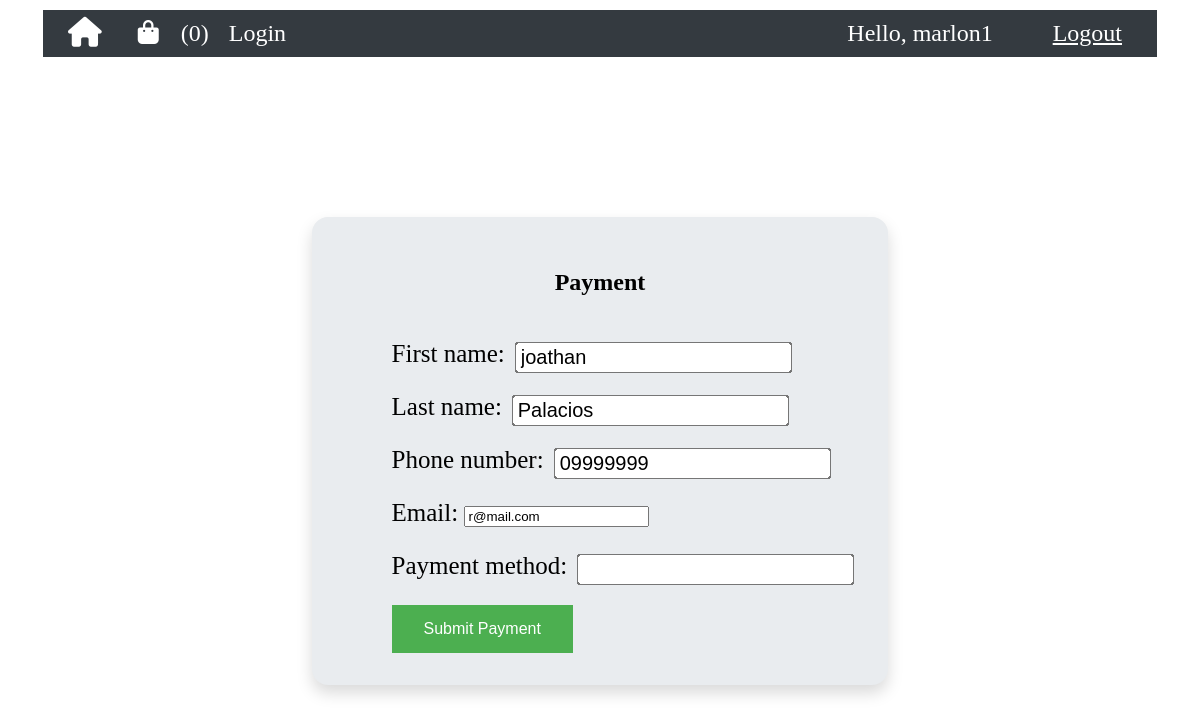
The page /payment/ (signed in) on the database its author committed.
### book_store_arboleda/models.py (models this page shows, shortened)
class Customer(models.Model):
    user = models.OneToOneField(User, on_delete=models.CASCADE, unique=True)
    first_name = models.CharField(max_length=100)
    last_name = models.CharField(max_length=100)
    phone_number = models.CharField(max_length=20)
    email = models.EmailField()

### book_store_arboleda/views.py (the view)
# urls.py: path('payment/', views.payment, name='payment'),
@login_required
def payment(request):
    customer_form = CreateCustomerForm()
    if request.method == 'POST':
        payment_form = PaymentForm(request.POST)
        customer_form = CreateCustomerForm(request.POST)
        if payment_form.is_valid() and customer_form.is_valid():
            payment = payment_form.save(commit=False)
            try:
                existing_customer = Customer.objects.get(user=request.user)
                existing_customer.first_name = customer_form.cleaned_data['first_name']
                existing_customer.last_name = customer_form.cleaned_data['last_name']
                existing_customer.phone_number = customer_form.cleaned_data['phone_number']
                existing_customer.email = customer_form.cleaned_data['email']
                existing_customer.save()
                customer = existing_customer
            except Customer.DoesNotExist:
                customer = customer_form.save(commit=False)
                customer.user = request.user
                customer.save()
            payment.customer = customer
            payment.save()
            inventory(request, customer.id)
            return redirect('invoice', payment_id=payment.id, customer_id=customer.id)
    else:
        payment_form = PaymentForm()
        try:
            existing_customer = Customer.objects.get(user=request.user)
            initial_data = {
                'first_name': existing_customer.first_name,
                'last_name': existing_customer.last_name,
                'phone_number': existing_customer.phone_number,
                'email': existing_customer.email,
            }
            customer_form = CreateCustomerForm(initial=initial_data)
        except Customer.DoesNotExist:
            pass
    context = {
        'payment_form': payment_form,
        'customer_form': customer_form
    }
    return render(request, 'book_store_arboleda/payment.html', context)

### book_store_arboleda/forms.py (shortened to what this page needs)
class PaymentForm(ModelForm):
    class Meta:
        model = Payment
        fields = ['payment_method']

class CreateCustomerForm(forms.ModelForm):
    class Meta:
        model = Customer
        fields = ['first_name', 'last_name', 'phone_number', 'email']

### book_store_arboleda/templates/book_store_arboleda/payment.html (shortened to what this page needs)
{% extends "book_store_arboleda/base.html" %}
{% load static%}
{% block css %}
<link rel="stylesheet" type="text/css" href="{% static 'css/book_store_arboleda/paymentInfo.css' %}">
{% endblock %}
{% block content %}
<div class="container">
    <div class="jumbotron">
        <div class="title">
            <h2>Payment</h2>
        </div>
        <form method="POST" action="">
            <div class="form-group">
                {{customer_form.as_p}}
                {{ payment_form.as_p }}
            </div>
            <button type="submit" class="button">Submit Payment</button>
        </form>
    </div>
</div>
{% endblock %}

### book_store_arboleda/templates/book_store_arboleda/navbar.html (shortened to what this page needs)
<!DOCTYPE html>
<html lang="en">
<head>
{% load static %}
{% block css %}
<link rel="stylesheet" type="text/css" href="{% static 'css/book_store_arboleda/navbar1.css' %}">
{% endblock %}
</head>
<body>
{% block content %}
  <nav class="navbar">
    <ul>
      <li><a class="nav-link" href="{% url 'home' %}"><i class="fa-solid fa-home fa-lg"></i></a></li>
      {% if request.user.is_staff %}
      <li><a class="nav-link" href="{% url 'addbook' %}">Add Books</a></li>
      {% else %}
        <li><a class="nav-link" href="{% url 'viewcart' %}"><i class="fa-solid fa-bag-shopping"></i></a>
          {% if request.user.is_authenticated %}
            {% if cart %}
              <span class="book-count">({{ cart.book_count }})</span>
            {% else %}
              <span class="book-count">(0)</span>
            {% endif %}
          {% endif %}
        </li>
      {% endif %}
      <li><a class="nav-link" href="{% url 'login' %}">Login</a></li>
    </ul>
    <div class="navbar-right">
      <span class="hello-msg">Hello, {{ request.user }}</span>
      <span><a class="hello-msg" href="{% url 'logout' %}">Logout</a></span>
    </div>
  </nav>
{% endblock %}
</body>
</html>

### static/css/book_store_arboleda/paymentInfo.css (style rules this page uses)
.container { display: flex; align-items: center; justify-content: center; height: 100vh; }
.jumbotron { background-color: #e9ecef; padding: 2rem 5rem; margin-bottom: 2rem; border-radius: 1rem; box-shadow: 0 .5rem 1rem rgba(0,0,0,.15); }
.button { background-color: #4CAF50; border: none; color: white; padding: 15px 32px; text-align: center; text-decoration: none; display: inline-block; font-size: 16px; }
.form-group { font-size: 25px; font-family: 'Times New Roman', Times, serif; }
.form-group input[type="text"] { transform: scale(1.5); margin-left: 50px; }
.title { display: flex; justify-content: center; align-items: center; }

### static/css/book_store_arboleda/navbar1.css (style rules this page uses)
.navbar { display: flex; justify-content: space-between; align-items: center; background-color: #343a40; padding: 10px 15px 10px 15px; margin: 10px 35px 10px 35px;; }
ul { display: flex; list-style: none; margin: 0; padding: 0; font-size: 1.5rem; }
li { margin: 0 10px; }
.nav-link { padding-right: 1rem; text-decoration: none; color: #fff; }
.hello-msg { color: #fff; padding-right: 20px; margin-left: 20px; }
.navbar-right { justify-content: flex-end; display: flex; align-items: center; font-size: 1.5rem; }
.navbar-right span { margin-left: 20px; }
.book-count { color: white; }

### rows shown on the page
Customer: first_name "joathan", last_name "Palacios", phone_number "09999999", email "r@mail.com"

### other values the page prints
{{ request.user }} "marlon1"
